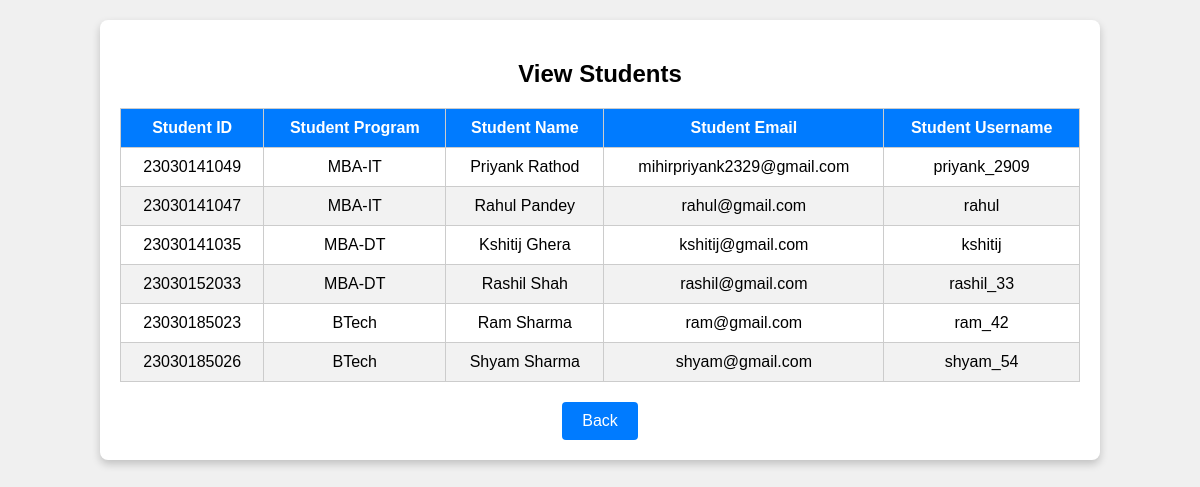
Page /Admin/students/view_students.php on the committed database.
### tables this page shows
CREATE TABLE IF NOT EXISTS `students` (
  `student_id` varchar(20) NOT NULL,
  `student_program` varchar(10) NOT NULL,
  `student_name` varchar(30) NOT NULL,
  `student_email` varchar(30) NOT NULL,
  `student_username` varchar(20) NOT NULL,
  `student_password` varchar(20) NOT NULL,
  `student_cpassword` varchar(20) NOT NULL,
  PRIMARY KEY (`student_id`)
);

### Admin/students/view_students.php (the view, shortened to what this page needs)
<!DOCTYPE html>
<html lang="en">
<head>
</head>
<body>
    <div class="container">
        <div class="view-course-card">
            <h2>View Students</h2>
            <table>
                <thead>
                    <tr>
                        <th>Student ID</th>
                        <th>Student Program</th>
                        <th>Student Name</th>
                        <th>Student Email</th>
                        <th>Student Username</th>
                    </tr>
                </thead>
                <tbody>
                    <?php
                    include("../../db.php");
                    $sql = "SELECT student_id, student_program, student_name, student_email, student_username
                    FROM students";
                    $result = $conn->query($sql);
                    if(!$result){
                        echo "Query error: ". $conn->error;
                    }else{
                    if ($result->num_rows > 0) {
                        while ($row = $result->fetch_assoc()) {
                            echo "<tr>";
                            echo "<td>" . $row['student_id'] . "</td>";
                            echo "<td>" . $row['student_program'] . "</td>";
                            echo "<td>" . $row['student_name'] . "</td>";
                            echo "<td>" . $row['student_email'] . "</td>";
                            echo "<td>" . $row['student_username'] . "</td>";
                            echo "</tr>";
                        }
                    } else {
                        echo "<tr><td colspan='5'>No Students found.</td></tr>";
                    }
                }
                    ?>
                </tbody>
            </table>
            <button class="btn-back" onclick="window.location.href = 'add_student.php';">Back</button>
        </div>
    </div>
</body>
</html>

### Admin/students/view_students.php (style rules this page uses)
body { font-family: Arial, sans-serif; background-color: #f0f0f0; margin: 0; padding: 0; }
.container { text-align: center; margin-top: 20px; }
.view-course-card { background-color: #fff; box-shadow: 0 4px 8px 0 rgba(0, 0, 0, 0.2); border-radius: 8px; padding: 20px; width: 80%; margin: 0 auto; }
h2 { font-size: 24px; margin-bottom: 20px; }
table { width: 100%; border-collapse: collapse; margin-bottom: 20px; }
table, th, td { border: 1px solid #ccc; }
th, td { padding: 10px; text-align: center; }
th { background-color: #007BFF; color: #fff; }
tr:nth-child(even) { background-color: #f2f2f2; }
.btn-back { padding: 10px 20px; background-color: #007BFF; color: #fff; border: none; border-radius: 4px; font-size: 16px; cursor: pointer; }

### rows in the picture
students: student_id "23030141049", student_program "MBA-IT", student_name "Priyank Rathod", student_email "mihirpriyank2329@gmail.com", student_username "priyank_2909"
students: student_id "23030141047", student_program "MBA-IT", student_name "Rahul Pandey", student_email "rahul@gmail.com", student_username "rahul"
students: student_id "23030141035", student_program "MBA-DT", student_name "Kshitij Ghera", student_email "kshitij@gmail.com", student_username "kshitij"
students: student_id "23030152033", student_program "MBA-DT", student_name "Rashil Shah", student_email "rashil@gmail.com", student_username "rashil_33"
students: student_id "23030185023", student_program "BTech", student_name "Ram Sharma", student_email "ram@gmail.com", student_username "ram_42"
students: student_id "23030185026", student_program "BTech", student_name "Shyam Sharma", student_email "shyam@gmail.com", student_username "shyam_54"
